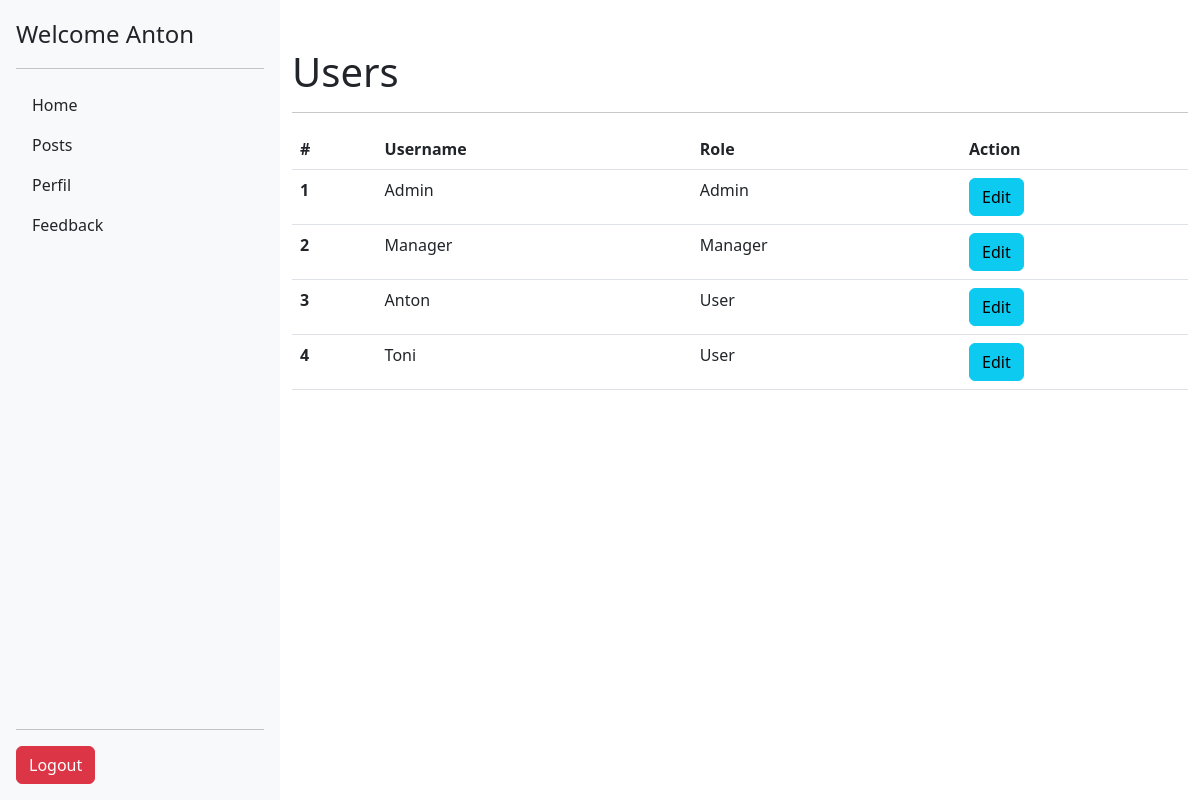
/interfaces/admin/users.php (signed in), run on the app's committed database.
### tables this page shows
CREATE TABLE `users` (
  `id_user` int NOT NULL AUTO_INCREMENT,
  `name` varchar(255) DEFAULT NULL,
  `name_user` varchar(30) DEFAULT NULL,
  `password` varchar(22) DEFAULT NULL,
  `role` varchar(14) DEFAULT NULL,
  `status` int NOT NULL,
  PRIMARY KEY (`id_user`)
);

### interfaces/admin/users.php (the view, shortened to what this page needs)
<?php
include('../../data/conn.php');
include('../shared/head.php');
include('../shared/sidebar.php');
$sql = "Select * from users";
$res = mysqli_query($conn, $sql);
$users = [];
if ($row = mysqli_num_rows($res) > 0) {
	while ($row = mysqli_fetch_assoc($res)) {
		array_push($users, $row);
	}
}
?>
<div class="container mt-5">
	<h1>Users</h1>
	<hr>
	<table class="table">
		<thead>
			<tr>
				<th scope="col">#</th>
				<th scope="col">Username</th>
				<th scope="col">Role</th>
				<th scope="col">Action</th>
			</tr>
		</thead>
		<tbody>
			<?php foreach ($users as $user) : ?>
				<tr>
					<th scope="row"><?php echo $user['id_user'] ?></th>
					<td><?php echo $user['name_user'] ?></td>
					<td><?php echo $user['role'] ?></td>
					<td>
						<a href="edit.php?id=<?php echo $user['id_user'] ?>" class="btn btn-info">
							Edit
						</a>
					</td>
				</tr>
			<?php endforeach; ?>
		</tbody>
	</table>
	</main>
	<?php
	include('../shared/scripts.php');
	?>

### data on the page
users: id_user "1", name_user "Admin", role "Admin"
users: id_user "2", name_user "Manager", role "Manager"
users: id_user "3", name_user "Anton", role "User"
users: id_user "4", name_user "Toni", role "User"

### other printed values
$_SESSION['user'] "Anton"
